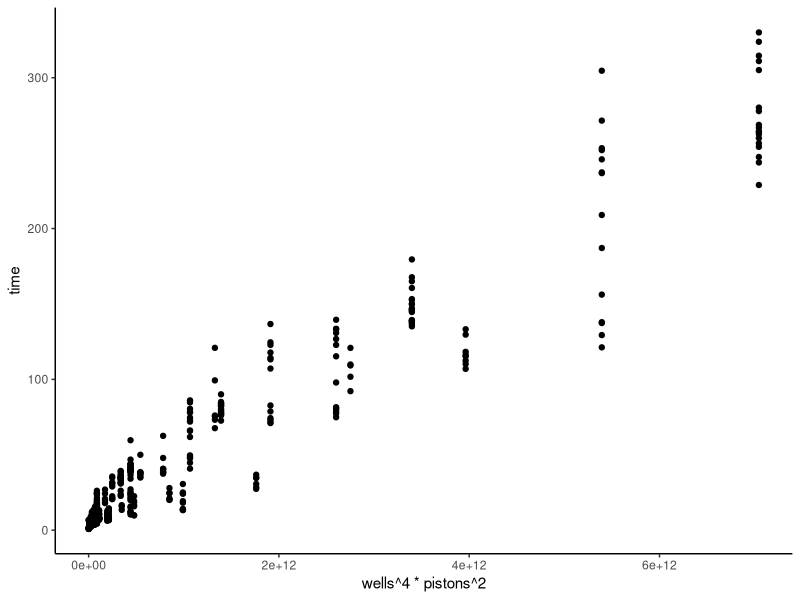

Write R code to recreate this figure.
setwd("~/Documents/GitHub/JLDispense/benchmarking")


library(ggplot2)


data = read.csv("benchmark_2025-06-02.csv")

data= data[setdiff(1:nrow(data),c(58,397)),]

insts=c("P-200","P-100 Multichannel","PlateMaster","Nimbus","Cobra")
pistons=c(1,1,1,1,4)
channels=c(1,8,96,1,4)
piston_dict= as.list(setNames(pistons,insts))
channel_dict= as.list(setNames(channels,insts))
piston_vals=rep(0,nrow(data))
channel_vals=rep(0,nrow(data))
for (i in 1:nrow(data)){
  instruments = data$instruments[i]
  instruments = as.vector(strsplit(instruments,","))
  p = 0 
  c=0
  for (inst in instruments[[1]]){
    p = p + piston_dict[inst][[1]]
    c = c + channel_dict[inst][[1]]
  }
  piston_vals[i]= p
  channel_vals[i]=c
}

data$pistons= piston_vals
data$channels=channel_vals
model <- lm(time ~ I(wells^4)*I(pistons^2)*I(chemicals),data=data)

summary(model)

plt <- ggplot(data=data) +
  geom_point(mapping=aes(x=wells^4*pistons^2,y=time))+
  theme_classic()
plt


data$pistons = piston_vals
